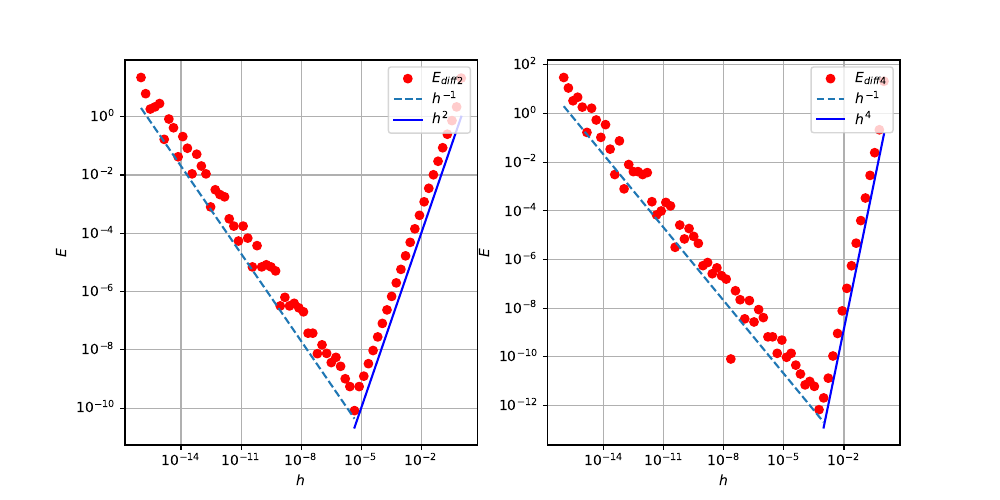

Generate this figure with Python:
import numpy as np
import matplotlib.pyplot as plt

def f(x):
    return x * np.exp(x)

def diff2(x_0,h,f):
    difF2 = ((1/(2*h))*f(x_0+h))-((1/(2*h))*f(x_0-h))
    return difF2

def diff4(x_0, h, f):
    A = 1 / (12 * h)
    B = -2 / (3 * h)
    C = 0
    D = -B
    E = -A

    difF4 = A * f(x_0 - 2 * h) + B * f(x_0 - h) + C * f(x_0) + D * f(x_0 + h) + E * f(x_0 + 2 * h)

    return difF4

def derivative(x_0, h, f, func):
    n = len(h)
    # g = []
    g = np.copy(h)

    for i in range(n - 1):
        g[i] = func(x_0, h[i], f)

    return g

num = 113
x_0 = 2

h = np.logspace(-16, 0, 70, endpoint=True)

real_g = x_0 * np.exp(x_0) + np.exp(x_0)
g_diff2 = derivative(x_0, h, f, diff2)
g_diff4 = derivative(x_0, h, f, diff4)

E_diff2 = np.abs(g_diff2 - real_g)
E_diff4 = np.abs(g_diff4 - real_g)

n1_1 = h[:47]
n1_2 = h[46:]
h1_1 = 2 / n1_1 / 10 ** 16;
h1_2 = n1_2 ** 2  # /10**16);

n2_1 = h[:57]
n2_2 = h[56:]
h2_1 = 2 / n2_1 / 10 ** 16;
h2_2 = n2_2 ** 4 / 7  # /10**16);

fig, axes = plt.subplots(nrows=1, ncols=2, figsize=(10, 5))
axes[0].loglog(h, E_diff2, 'or', label="$E_{diff2}$")
axes[0].loglog(n1_1, h1_1, '--', linewidth=1.5, label="$h^{-1}$")
axes[0].loglog(n1_2, h1_2, 'b', linewidth=1.5, label="$h^{2}$")
axes[0].legend(loc='upper right')
axes[0].grid(True)
axes[0].set_xlabel('$h$')
axes[0].set_ylabel('$E$')

axes[1].loglog(h, E_diff4, 'or', label="$E_{diff4}$")
axes[1].loglog(n2_1, h2_1, '--', linewidth=1.5, label="$h^{-1}$")
axes[1].loglog(n2_2, h2_2, 'b', linewidth=1.5, label="$h^{4}$")
axes[1].legend(loc='upper right');
axes[1].grid(True)
axes[1].set_xlabel('$h$')
axes[1].set_ylabel('$E$')

fig.savefig("lab2_1.pdf")